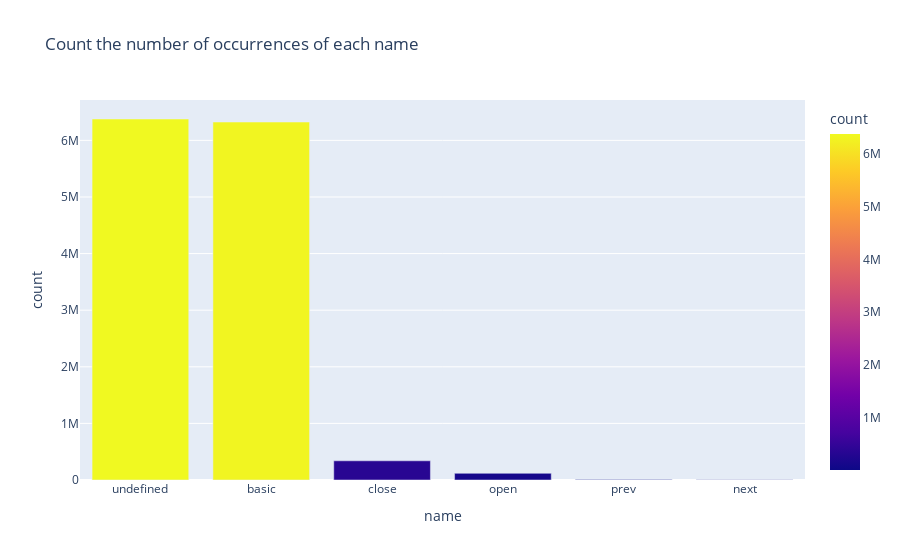

Notebook code for this chart:
### Code cell
name_count = train['name'].value_counts().reset_index()
name_count.columns = ['name', 'count']

fig = px.bar(name_count, x='name', y='count', color='count', title="Count the number of occurrences of each name")
fig.show()

### Figure 1 — Plotly figure (JSON) as saved in the notebook; plotly's stock layout.template omitted (floating-point values rounded to 4 significant figures)
{"data": [{"alignmentgroup": "True", "hovertemplate": "name=%{x}<br>count=%{marker.color}<extra></extra>", "legendgroup": "", "marker": {"color": [6377305, 6324016, 339093, 118125, 9834, 5838], "coloraxis": "coloraxis", "pattern": {"shape": ""}}, "name": "", "offsetgroup": "", "orientation": "v", "showlegend": false, "textposition": "auto", "type": "bar", "x": ["undefined", "basic", "close", "open", "prev", "next"], "xaxis": "x", "y": [6377305, 6324016, 339093, 118125, 9834, 5838], "yaxis": "y"}], "layout": {"barmode": "relative", "coloraxis": {"colorbar": {"title": {"text": "count"}}, "colorscale": [[0, "#0d0887"], [0.1111, "#46039f"], [0.2222, "#7201a8"], [0.3333, "#9c179e"], [0.4444, "#bd3786"], [0.5556, "#d8576b"], [0.6667, "#ed7953"], [0.7778, "#fb9f3a"], [0.8889, "#fdca26"], [1, "#f0f921"]]}, "legend": {"tracegroupgap": 0}, "title": {"text": "Count the number of occurrences of each name"}, "xaxis": {"anchor": "y", "domain": [0, 1], "title": {"text": "name"}}, "yaxis": {"anchor": "x", "domain": [0, 1], "title": {"text": "count"}}}}
